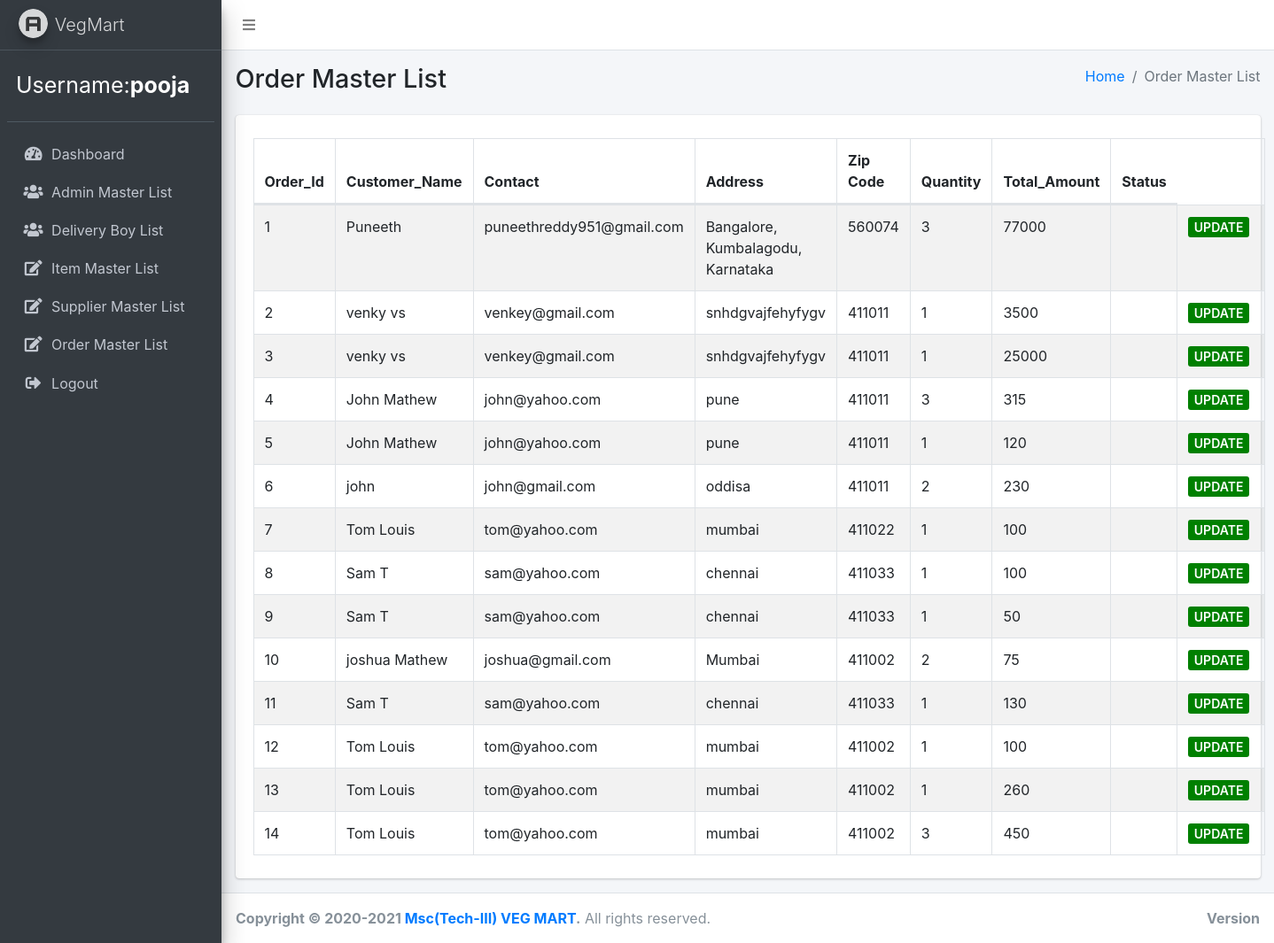
/admin/purchasemasterlist.php (signed in), run on the app's committed database.
### tables this page shows
CREATE TABLE `orders_info` (
  `order_id` int(10) NOT NULL,
  `user_id` int(11) NOT NULL,
  `f_name` varchar(255) NOT NULL,
  `email` varchar(255) NOT NULL,
  `address` varchar(255) NOT NULL,
  `city` varchar(255) NOT NULL,
  `state` varchar(255) NOT NULL,
  `zip` int(10) NOT NULL,
  `cardname` varchar(255) NOT NULL,
  `cardnumber` varchar(20) NOT NULL,
  `expdate` varchar(255) NOT NULL,
  `prod_count` int(15) DEFAULT NULL,
  `total_amt` int(15) DEFAULT NULL,
  `cvv` int(5) NOT NULL
);

### admin/purchasemasterlist.php (the view, shortened to what this page needs)
<?php
  include 'includes/header.php';
  include "includes/conn.php";
 ?>
<div class="content-wrapper">
    <section class="content-header">
      <div class="container-fluid">
        <div class="row mb-2">
          <div class="col-sm-4">
            <h1>Order Master List</h1>
          </div>
          <div class="col-sm-4">
          </div>
          <div class="col-sm-4">
            <ol class="breadcrumb float-sm-right">
              <li class="breadcrumb-item"><a href="dashboard.php">Home</a></li>
              <li class="breadcrumb-item active">Order Master List</li>
            </ol>
          </div>
        </div>
      </div>
    </section>
    <section class="content">
      <div class="container-fluid">
        <div class="row">
          <div class="col-12">
            <div class="card">
              <div class="card-body">
     <?php
  $sql="select *from orders_info";
  $result = mysqli_query($conn,$sql) or die("Query Unsuccessful !");
  ?>
                <table id="example1" class="table table-bordered table-striped">
                  <thead>
                  <tr>
                    <th>Order_Id</th>
                    <th>Customer_Name</th>
                    <th>Contact</th>
                    <th>Address</th>
                    <th>Zip Code</th>
                    <th>Quantity</th>
                    <th>Total_Amount</th>
					<th>Status</th>
                  </tr>
                  </thead>
                <tbody>
                <?php
           while($row = mysqli_fetch_assoc($result))
            {
        ?>
        <tr>
                <td><?php echo $row['order_id']; ?></td>
                <td><?php echo $row['f_name'];?></td>
                <td><?php echo $row['email'];?></td>
               <td><?php echo $row['address'];?></td>
               <td><?php echo $row['zip'];?></td>
               <td><?php echo $row['prod_count'];?></td>
               <td><?php echo $row['total_amt'];?></td>
			   <td><?php echo $row['status'];?></td>
					<td>
					  <a href='purchasemasterupdate.php?id=<?php echo $row['order_id'];?>'>Update</a>&nbsp
					</td>
           </tr>
            <?php } ?>
        </tbody>
    </table>
              </div>
            </div>
          </div>
        </div>
      </div>
    </section>
</div>
 <?php
  include 'includes/footer.php';
 ?>

### admin/includes/header.php (style rules this page uses)
.card-body table td a { font-size: 14px; font-weight: 600; text-transform: uppercase; padding: 3px 7px; color: #fff; background-color: green; text-decoration: none; border-radius: 3px; }

### data on the page
orders_info: order_id "1", f_name "Puneeth", email "puneethreddy951@gmail.com", address "Bangalore, Kumbalagodu, Karnataka", zip "560074", prod_count "3", total_amt "77000"
orders_info: order_id "2", f_name "venky vs", email "venkey@gmail.com", address "snhdgvajfehyfygv", zip "411011", prod_count "1", total_amt "3500"
orders_info: order_id "3", f_name "venky vs", email "venkey@gmail.com", address "snhdgvajfehyfygv", zip "411011", prod_count "1", total_amt "25000"
orders_info: order_id "4", f_name "John Mathew", email "john@yahoo.com", address "pune", zip "411011", prod_count "3", total_amt "315"
orders_info: order_id "5", f_name "John Mathew", email "john@yahoo.com", address "pune", zip "411011", prod_count "1", total_amt "120"
orders_info: order_id "6", f_name "john", email "john@gmail.com", address "oddisa", zip "411011", prod_count "2", total_amt "230"
orders_info: order_id "7", f_name "Tom Louis", email "tom@yahoo.com", address "mumbai", zip "411022", prod_count "1", total_amt "100"
orders_info: order_id "8", f_name "Sam T", email "sam@yahoo.com", address "chennai", zip "411033", prod_count "1", total_amt "100"
orders_info: order_id "9", f_name "Sam T", email "sam@yahoo.com", address "chennai", zip "411033", prod_count "1", total_amt "50"
orders_info: order_id "10", f_name "joshua Mathew", email "joshua@gmail.com", address "Mumbai", zip "411002", prod_count "2", total_amt "75"
orders_info: order_id "11", f_name "Sam T", email "sam@yahoo.com", address "chennai", zip "411033", prod_count "1", total_amt "130"
orders_info: order_id "12", f_name "Tom Louis", email "tom@yahoo.com", address "mumbai", zip "411002", prod_count "1", total_amt "100"
orders_info: order_id "13", f_name "Tom Louis", email "tom@yahoo.com", address "mumbai", zip "411002", prod_count "1", total_amt "260"
orders_info: order_id "14", f_name "Tom Louis", email "tom@yahoo.com", address "mumbai", zip "411002", prod_count "3", total_amt "450"

### other printed values
$_SESSION['stampusername'] "pooja"
